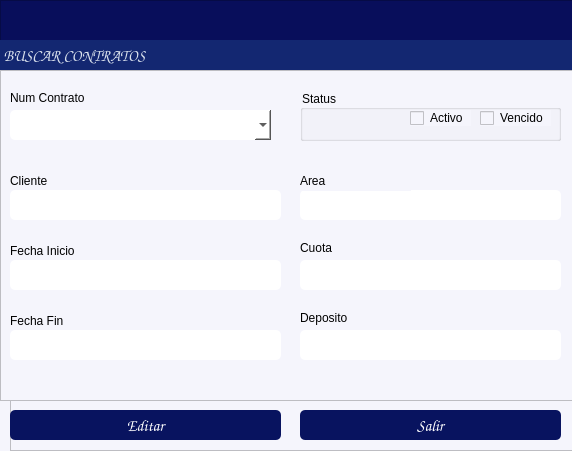
<?xml version="1.0" encoding="UTF-8"?>
<ui version="4.0">
 <class>formClientes</class>
 <widget class="QDialog" name="formClientes">
  <property name="windowModality">
   <enum>Qt::WindowModality::ApplicationModal</enum>
  </property>
  <property name="geometry">
   <rect>
    <x>0</x>
    <y>0</y>
    <width>572</width>
    <height>451</height>
   </rect>
  </property>
  <property name="windowTitle">
   <string/>
  </property>
  <property name="styleSheet">
   <string notr="true">background-color: rgb(245, 245, 252);</string>
  </property>
  <widget class="QFrame" name="frame">
   <property name="geometry">
    <rect>
     <x>0</x>
     <y>0</y>
     <width>681</width>
     <height>71</height>
    </rect>
   </property>
   <property name="maximumSize">
    <size>
     <width>16777215</width>
     <height>16777215</height>
    </size>
   </property>
   <property name="styleSheet">
    <string notr="true">background-color: rgb(8, 14, 91);</string>
   </property>
   <property name="frameShape">
    <enum>QFrame::Shape::StyledPanel</enum>
   </property>
   <property name="frameShadow">
    <enum>QFrame::Shadow::Raised</enum>
   </property>
   <widget class="QLabel" name="label_6">
    <property name="geometry">
     <rect>
      <x>0</x>
      <y>40</y>
      <width>832</width>
      <height>31</height>
     </rect>
    </property>
    <property name="font">
     <font>
      <family>Comic Sans MS</family>
      <pointsize>12</pointsize>
      <bold>true</bold>
     </font>
    </property>
    <property name="styleSheet">
     <string notr="true">color: rgb(255, 255, 255);
background-color: rgb(19, 39, 113);
color: rgb(255, 78, 2);
color: rgb(216, 224, 236);</string>
    </property>
    <property name="text">
     <string> BUSCAR CONTRATOS</string>
    </property>
    <property name="alignment">
     <set>Qt::AlignmentFlag::AlignLeading|Qt::AlignmentFlag::AlignLeft|Qt::AlignmentFlag::AlignVCenter</set>
    </property>
   </widget>
  </widget>
  <widget class="QFrame" name="frame_2">
   <property name="geometry">
    <rect>
     <x>0</x>
     <y>70</y>
     <width>681</width>
     <height>331</height>
    </rect>
   </property>
   <property name="maximumSize">
    <size>
     <width>16777215</width>
     <height>500</height>
    </size>
   </property>
   <property name="styleSheet">
    <string notr="true">background-color: rgb(255, 255, 255);
background-color: rgb(245, 245, 252);</string>
   </property>
   <property name="frameShape">
    <enum>QFrame::Shape::StyledPanel</enum>
   </property>
   <property name="frameShadow">
    <enum>QFrame::Shadow::Raised</enum>
   </property>
   <widget class="QLabel" name="label_10">
    <property name="geometry">
     <rect>
      <x>10</x>
      <y>20</y>
      <width>91</width>
      <height>16</height>
     </rect>
    </property>
    <property name="text">
     <string>Num Contrato</string>
    </property>
   </widget>
   <widget class="QGroupBox" name="groupBox">
    <property name="geometry">
     <rect>
      <x>300</x>
      <y>20</y>
      <width>261</width>
      <height>51</height>
     </rect>
    </property>
    <property name="styleSheet">
     <string notr="true"/>
    </property>
    <property name="title">
     <string>Status</string>
    </property>
    <widget class="QCheckBox" name="checkBActivo">
     <property name="geometry">
      <rect>
       <x>110</x>
       <y>20</y>
       <width>61</width>
       <height>16</height>
      </rect>
     </property>
     <property name="styleSheet">
      <string notr="true">border-color: rgb(0, 0, 0);</string>
     </property>
     <property name="text">
      <string>Activo</string>
     </property>
    </widget>
    <widget class="QCheckBox" name="checkBvencido">
     <property name="enabled">
      <bool>true</bool>
     </property>
     <property name="geometry">
      <rect>
       <x>180</x>
       <y>20</y>
       <width>71</width>
       <height>16</height>
      </rect>
     </property>
     <property name="styleSheet">
      <string notr="true">border-color: rgb(0, 0, 0);</string>
     </property>
     <property name="text">
      <string>Vencido</string>
     </property>
    </widget>
   </widget>
   <widget class="QComboBox" name="cmbContrato">
    <property name="enabled">
     <bool>true</bool>
    </property>
    <property name="geometry">
     <rect>
      <x>10</x>
      <y>40</y>
      <width>261</width>
      <height>30</height>
     </rect>
    </property>
    <property name="styleSheet">
     <string notr="true">background-color: rgb(255, 255, 255);
border-radius:5px;</string>
    </property>
    <property name="placeholderText">
     <string>selecciona una opcion</string>
    </property>
    <item>
     <property name="text">
      <string>--seleccione una opcion--</string>
     </property>
    </item>
   </widget>
   <widget class="QLineEdit" name="txtArea">
    <property name="geometry">
     <rect>
      <x>300</x>
      <y>120</y>
      <width>261</width>
      <height>30</height>
     </rect>
    </property>
    <property name="font">
     <font>
      <pointsize>10</pointsize>
     </font>
    </property>
    <property name="toolTip">
     <string>&lt;html&gt;&lt;head/&gt;&lt;body&gt;&lt;p&gt;campo no editable&lt;/p&gt;&lt;/body&gt;&lt;/html&gt;</string>
    </property>
    <property name="styleSheet">
     <string notr="true">background-color: rgb(255, 255, 255);
border-radius:5px;</string>
    </property>
    <property name="alignment">
     <set>Qt::AlignmentFlag::AlignBottom|Qt::AlignmentFlag::AlignLeading|Qt::AlignmentFlag::AlignLeft</set>
    </property>
    <property name="readOnly">
     <bool>false</bool>
    </property>
   </widget>
   <widget class="QLabel" name="label_4">
    <property name="geometry">
     <rect>
      <x>10</x>
      <y>170</y>
      <width>71</width>
      <height>21</height>
     </rect>
    </property>
    <property name="text">
     <string>Fecha Inicio</string>
    </property>
   </widget>
   <widget class="QLineEdit" name="txtCuota">
    <property name="geometry">
     <rect>
      <x>300</x>
      <y>190</y>
      <width>261</width>
      <height>30</height>
     </rect>
    </property>
    <property name="font">
     <font>
      <pointsize>10</pointsize>
     </font>
    </property>
    <property name="styleSheet">
     <string notr="true">background-color: rgb(255, 255, 255);
border-radius:5px;</string>
    </property>
    <property name="alignment">
     <set>Qt::AlignmentFlag::AlignBottom|Qt::AlignmentFlag::AlignLeading|Qt::AlignmentFlag::AlignLeft</set>
    </property>
    <property name="readOnly">
     <bool>false</bool>
    </property>
   </widget>
   <widget class="QLabel" name="label_8">
    <property name="geometry">
     <rect>
      <x>10</x>
      <y>240</y>
      <width>71</width>
      <height>21</height>
     </rect>
    </property>
    <property name="text">
     <string>Fecha Fin</string>
    </property>
   </widget>
   <widget class="QLabel" name="label_3">
    <property name="geometry">
     <rect>
      <x>10</x>
      <y>100</y>
      <width>71</width>
      <height>21</height>
     </rect>
    </property>
    <property name="text">
     <string>Cliente</string>
    </property>
   </widget>
   <widget class="QLabel" name="label_13">
    <property name="geometry">
     <rect>
      <x>300</x>
      <y>240</y>
      <width>61</width>
      <height>16</height>
     </rect>
    </property>
    <property name="text">
     <string>Deposito</string>
    </property>
   </widget>
   <widget class="QLineEdit" name="txtCliente">
    <property name="geometry">
     <rect>
      <x>10</x>
      <y>120</y>
      <width>271</width>
      <height>30</height>
     </rect>
    </property>
    <property name="font">
     <font>
      <pointsize>10</pointsize>
      <bold>true</bold>
     </font>
    </property>
    <property name="toolTip">
     <string>&lt;html&gt;&lt;head/&gt;&lt;body&gt;&lt;p&gt;&lt;span style=&quot; font-weight:400;&quot;&gt;campo no editable&lt;/span&gt;&lt;/p&gt;&lt;/body&gt;&lt;/html&gt;</string>
    </property>
    <property name="statusTip">
     <string/>
    </property>
    <property name="styleSheet">
     <string notr="true">background-color: rgb(255, 255, 255);
border-radius:5px;</string>
    </property>
    <property name="alignment">
     <set>Qt::AlignmentFlag::AlignBottom|Qt::AlignmentFlag::AlignLeading|Qt::AlignmentFlag::AlignLeft</set>
    </property>
    <property name="readOnly">
     <bool>false</bool>
    </property>
   </widget>
   <widget class="QLabel" name="label_7">
    <property name="geometry">
     <rect>
      <x>300</x>
      <y>170</y>
      <width>41</width>
      <height>16</height>
     </rect>
    </property>
    <property name="text">
     <string>Cuota</string>
    </property>
   </widget>
   <widget class="QLabel" name="label_9">
    <property name="geometry">
     <rect>
      <x>300</x>
      <y>100</y>
      <width>111</width>
      <height>21</height>
     </rect>
    </property>
    <property name="text">
     <string>Area</string>
    </property>
   </widget>
   <widget class="QLineEdit" name="txtDG">
    <property name="geometry">
     <rect>
      <x>300</x>
      <y>260</y>
      <width>261</width>
      <height>30</height>
     </rect>
    </property>
    <property name="font">
     <font>
      <pointsize>10</pointsize>
     </font>
    </property>
    <property name="styleSheet">
     <string notr="true">background-color: rgb(255, 255, 255);
border-radius:5px;
</string>
    </property>
    <property name="alignment">
     <set>Qt::AlignmentFlag::AlignBottom|Qt::AlignmentFlag::AlignLeading|Qt::AlignmentFlag::AlignLeft</set>
    </property>
    <property name="readOnly">
     <bool>false</bool>
    </property>
   </widget>
   <widget class="QLineEdit" name="txtfecha_ini">
    <property name="geometry">
     <rect>
      <x>10</x>
      <y>190</y>
      <width>271</width>
      <height>30</height>
     </rect>
    </property>
    <property name="font">
     <font>
      <pointsize>10</pointsize>
     </font>
    </property>
    <property name="styleSheet">
     <string notr="true">background-color: rgb(255, 255, 255);
border-radius:5px;</string>
    </property>
    <property name="alignment">
     <set>Qt::AlignmentFlag::AlignBottom|Qt::AlignmentFlag::AlignLeading|Qt::AlignmentFlag::AlignLeft</set>
    </property>
    <property name="readOnly">
     <bool>false</bool>
    </property>
   </widget>
   <widget class="QLineEdit" name="txtfecha_fin">
    <property name="geometry">
     <rect>
      <x>10</x>
      <y>260</y>
      <width>271</width>
      <height>30</height>
     </rect>
    </property>
    <property name="font">
     <font>
      <pointsize>10</pointsize>
     </font>
    </property>
    <property name="styleSheet">
     <string notr="true">background-color: rgb(255, 255, 255);
border-radius:5px;</string>
    </property>
    <property name="alignment">
     <set>Qt::AlignmentFlag::AlignBottom|Qt::AlignmentFlag::AlignLeading|Qt::AlignmentFlag::AlignLeft</set>
    </property>
    <property name="readOnly">
     <bool>false</bool>
    </property>
   </widget>
  </widget>
  <widget class="QFrame" name="frame_3">
   <property name="geometry">
    <rect>
     <x>10</x>
     <y>400</y>
     <width>654</width>
     <height>51</height>
    </rect>
   </property>
   <property name="maximumSize">
    <size>
     <width>16777215</width>
     <height>60</height>
    </size>
   </property>
   <property name="styleSheet">
    <string notr="true"/>
   </property>
   <property name="frameShape">
    <enum>QFrame::Shape::StyledPanel</enum>
   </property>
   <property name="frameShadow">
    <enum>QFrame::Shadow::Raised</enum>
   </property>
   <widget class="QPushButton" name="btnSalir">
    <property name="geometry">
     <rect>
      <x>290</x>
      <y>10</y>
      <width>261</width>
      <height>30</height>
     </rect>
    </property>
    <property name="font">
     <font>
      <family>Comic Sans MS</family>
      <pointsize>12</pointsize>
      <bold>false</bold>
     </font>
    </property>
    <property name="cursor">
     <cursorShape>PointingHandCursor</cursorShape>
    </property>
    <property name="layoutDirection">
     <enum>Qt::LayoutDirection::LeftToRight</enum>
    </property>
    <property name="styleSheet">
     <string notr="true">background-color: rgb(8, 19, 95);
color: rgb(255, 255, 255);
border-radius:5px;
</string>
    </property>
    <property name="text">
     <string>Salir</string>
    </property>
    <property name="icon">
     <iconset>
      <normaloff>../iconos/salir.ico</normaloff>../iconos/salir.ico</iconset>
    </property>
    <property name="iconSize">
     <size>
      <width>20</width>
      <height>20</height>
     </size>
    </property>
    <property name="flat">
     <bool>true</bool>
    </property>
   </widget>
   <widget class="QPushButton" name="btnEditar">
    <property name="geometry">
     <rect>
      <x>0</x>
      <y>10</y>
      <width>271</width>
      <height>30</height>
     </rect>
    </property>
    <property name="font">
     <font>
      <family>Comic Sans MS</family>
      <pointsize>12</pointsize>
      <bold>false</bold>
     </font>
    </property>
    <property name="cursor">
     <cursorShape>PointingHandCursor</cursorShape>
    </property>
    <property name="layoutDirection">
     <enum>Qt::LayoutDirection::LeftToRight</enum>
    </property>
    <property name="styleSheet">
     <string notr="true">background-color: rgb(8, 19, 95);
color: rgb(255, 255, 255);
border-radius:5px;
</string>
    </property>
    <property name="text">
     <string>Editar</string>
    </property>
    <property name="icon">
     <iconset>
      <normaloff>../iconos/Custom-Icon-Design-Pretty-Office-9-Edit-file.256.png</normaloff>../iconos/Custom-Icon-Design-Pretty-Office-9-Edit-file.256.png</iconset>
    </property>
    <property name="iconSize">
     <size>
      <width>30</width>
      <height>30</height>
     </size>
    </property>
    <property name="flat">
     <bool>true</bool>
    </property>
   </widget>
  </widget>
 </widget>
 <resources/>
 <connections/>
</ui>
